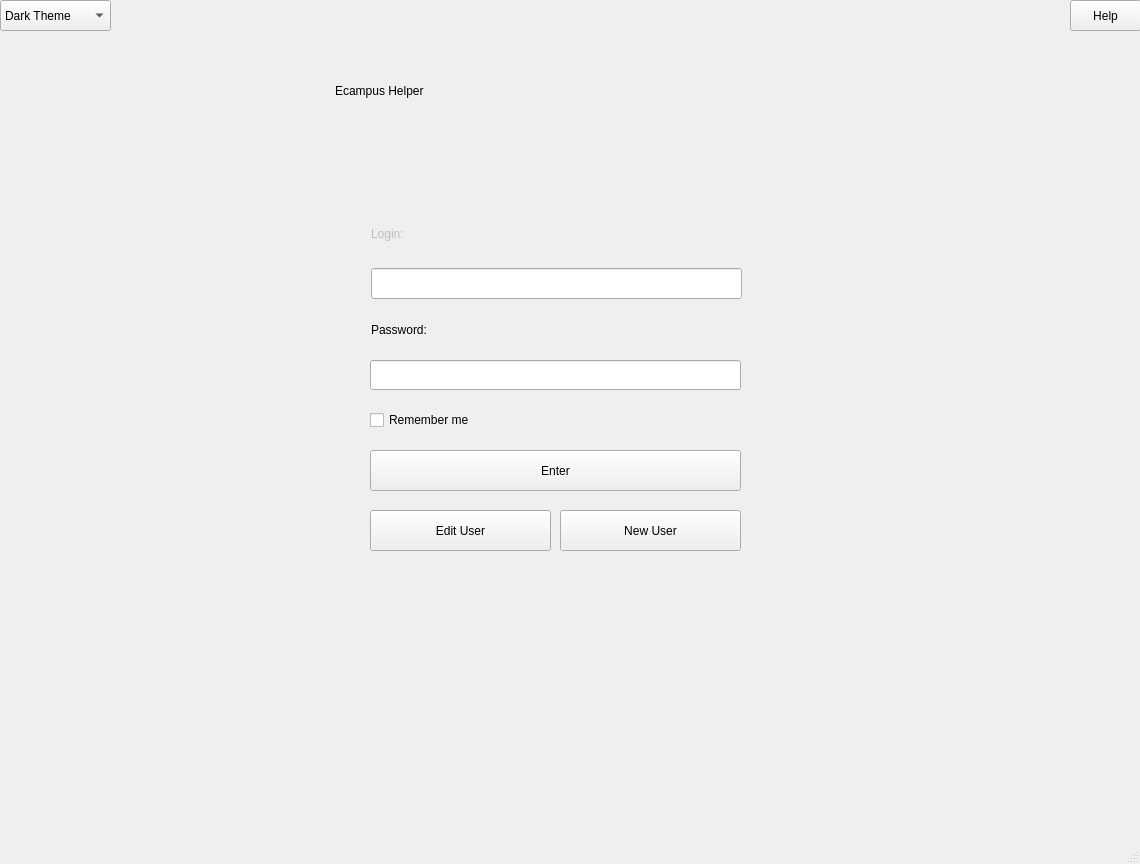
<?xml version="1.0" encoding="UTF-8"?>
<ui version="4.0">
 <class>Main</class>
 <widget class="QMainWindow" name="Main">
  <property name="geometry">
   <rect>
    <x>0</x>
    <y>0</y>
    <width>1140</width>
    <height>864</height>
   </rect>
  </property>
  <property name="minimumSize">
   <size>
    <width>1140</width>
    <height>864</height>
   </size>
  </property>
  <property name="maximumSize">
   <size>
    <width>1140</width>
    <height>864</height>
   </size>
  </property>
  <property name="windowTitle">
   <string>MainWindow</string>
  </property>
  <property name="styleSheet">
   <string notr="true"/>
  </property>
  <widget class="QWidget" name="centralwidget">
   <property name="styleSheet">
    <string notr="true"/>
   </property>
   <widget class="QLineEdit" name="LoginLine">
    <property name="geometry">
     <rect>
      <x>371</x>
      <y>268</y>
      <width>371</width>
      <height>31</height>
     </rect>
    </property>
    <property name="maximumSize">
     <size>
      <width>400</width>
      <height>40</height>
     </size>
    </property>
    <property name="styleSheet">
     <string notr="true"/>
    </property>
   </widget>
   <widget class="QLineEdit" name="PasswordLine">
    <property name="geometry">
     <rect>
      <x>370</x>
      <y>360</y>
      <width>371</width>
      <height>30</height>
     </rect>
    </property>
    <property name="maximumSize">
     <size>
      <width>400</width>
      <height>30</height>
     </size>
    </property>
    <property name="styleSheet">
     <string notr="true"/>
    </property>
   </widget>
   <widget class="QComboBox" name="ThemeBox">
    <property name="geometry">
     <rect>
      <x>0</x>
      <y>0</y>
      <width>111</width>
      <height>31</height>
     </rect>
    </property>
    <property name="styleSheet">
     <string notr="true"/>
    </property>
    <item>
     <property name="text">
      <string>Dark Theme</string>
     </property>
    </item>
    <item>
     <property name="text">
      <string>Light Theme</string>
     </property>
    </item>
   </widget>
   <widget class="QPushButton" name="Help">
    <property name="geometry">
     <rect>
      <x>1070</x>
      <y>0</y>
      <width>71</width>
      <height>31</height>
     </rect>
    </property>
    <property name="sizePolicy">
     <sizepolicy hsizetype="Minimum" vsizetype="Minimum">
      <horstretch>0</horstretch>
      <verstretch>0</verstretch>
     </sizepolicy>
    </property>
    <property name="styleSheet">
     <string notr="true"/>
    </property>
    <property name="text">
     <string>Help</string>
    </property>
   </widget>
   <widget class="QLabel" name="Login">
    <property name="enabled">
     <bool>false</bool>
    </property>
    <property name="geometry">
     <rect>
      <x>371</x>
      <y>214</y>
      <width>120</width>
      <height>40</height>
     </rect>
    </property>
    <property name="sizePolicy">
     <sizepolicy hsizetype="Maximum" vsizetype="Maximum">
      <horstretch>0</horstretch>
      <verstretch>0</verstretch>
     </sizepolicy>
    </property>
    <property name="maximumSize">
     <size>
      <width>120</width>
      <height>40</height>
     </size>
    </property>
    <property name="styleSheet">
     <string notr="true"/>
    </property>
    <property name="text">
     <string>Login:</string>
    </property>
   </widget>
   <widget class="QLabel" name="Password">
    <property name="geometry">
     <rect>
      <x>371</x>
      <y>310</y>
      <width>180</width>
      <height>40</height>
     </rect>
    </property>
    <property name="maximumSize">
     <size>
      <width>200</width>
      <height>40</height>
     </size>
    </property>
    <property name="styleSheet">
     <string notr="true"/>
    </property>
    <property name="text">
     <string>Password:</string>
    </property>
   </widget>
   <widget class="QCheckBox" name="CheckBox_1">
    <property name="geometry">
     <rect>
      <x>370</x>
      <y>410</y>
      <width>170</width>
      <height>20</height>
     </rect>
    </property>
    <property name="maximumSize">
     <size>
      <width>170</width>
      <height>20</height>
     </size>
    </property>
    <property name="styleSheet">
     <string notr="true"/>
    </property>
    <property name="text">
     <string>Remember me</string>
    </property>
   </widget>
   <widget class="QPushButton" name="NewUser">
    <property name="geometry">
     <rect>
      <x>560</x>
      <y>510</y>
      <width>181</width>
      <height>41</height>
     </rect>
    </property>
    <property name="styleSheet">
     <string notr="true"/>
    </property>
    <property name="text">
     <string>New User</string>
    </property>
   </widget>
   <widget class="QPushButton" name="EditUser">
    <property name="geometry">
     <rect>
      <x>370</x>
      <y>510</y>
      <width>181</width>
      <height>41</height>
     </rect>
    </property>
    <property name="styleSheet">
     <string notr="true"/>
    </property>
    <property name="text">
     <string>Edit User</string>
    </property>
   </widget>
   <widget class="QPushButton" name="Enter">
    <property name="geometry">
     <rect>
      <x>370</x>
      <y>450</y>
      <width>371</width>
      <height>41</height>
     </rect>
    </property>
    <property name="text">
     <string>Enter</string>
    </property>
   </widget>
   <widget class="QLabel" name="Ecampus">
    <property name="geometry">
     <rect>
      <x>335</x>
      <y>20</y>
      <width>551</width>
      <height>141</height>
     </rect>
    </property>
    <property name="text">
     <string>Ecampus Helper</string>
    </property>
   </widget>
  </widget>
  <widget class="QMenuBar" name="menubar">
   <property name="geometry">
    <rect>
     <x>0</x>
     <y>0</y>
     <width>1140</width>
     <height>26</height>
    </rect>
   </property>
  </widget>
  <widget class="QStatusBar" name="statusbar"/>
 </widget>
 <resources/>
 <connections/>
</ui>
